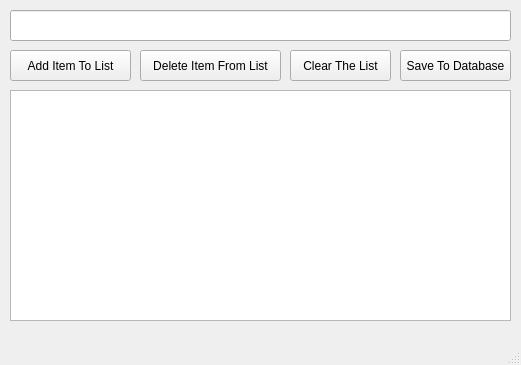
<?xml version="1.0" encoding="UTF-8"?>
<ui version="4.0">
 <class>MainWindow</class>
 <widget class="QMainWindow" name="MainWindow">
  <property name="geometry">
   <rect>
    <x>0</x>
    <y>0</y>
    <width>521</width>
    <height>365</height>
   </rect>
  </property>
  <property name="windowTitle">
   <string>To Do List</string>
  </property>
  <widget class="QWidget" name="centralwidget">
   <widget class="QPushButton" name="additem_pushButton">
    <property name="geometry">
     <rect>
      <x>10</x>
      <y>50</y>
      <width>121</width>
      <height>31</height>
     </rect>
    </property>
    <property name="text">
     <string>Add Item To List</string>
    </property>
   </widget>
   <widget class="QPushButton" name="deleteitem_pushButton_2">
    <property name="geometry">
     <rect>
      <x>140</x>
      <y>50</y>
      <width>141</width>
      <height>31</height>
     </rect>
    </property>
    <property name="text">
     <string>Delete Item From List</string>
    </property>
   </widget>
   <widget class="QPushButton" name="clearall_pushButton_3">
    <property name="geometry">
     <rect>
      <x>290</x>
      <y>50</y>
      <width>101</width>
      <height>31</height>
     </rect>
    </property>
    <property name="text">
     <string>Clear The List</string>
    </property>
   </widget>
   <widget class="QLineEdit" name="additem_lineEdit">
    <property name="geometry">
     <rect>
      <x>10</x>
      <y>10</y>
      <width>501</width>
      <height>31</height>
     </rect>
    </property>
   </widget>
   <widget class="QListWidget" name="mylist_listWidget">
    <property name="geometry">
     <rect>
      <x>10</x>
      <y>90</y>
      <width>501</width>
      <height>231</height>
     </rect>
    </property>
   </widget>
   <widget class="QPushButton" name="savedb_pushButton">
    <property name="geometry">
     <rect>
      <x>400</x>
      <y>50</y>
      <width>111</width>
      <height>31</height>
     </rect>
    </property>
    <property name="text">
     <string>Save To Database</string>
    </property>
   </widget>
  </widget>
  <widget class="QMenuBar" name="menubar">
   <property name="geometry">
    <rect>
     <x>0</x>
     <y>0</y>
     <width>521</width>
     <height>21</height>
    </rect>
   </property>
  </widget>
  <widget class="QStatusBar" name="statusbar"/>
 </widget>
 <resources/>
 <connections/>
</ui>
